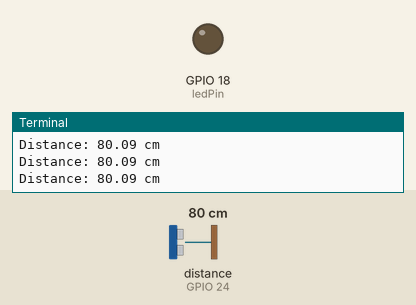
This program was run on a simulated Raspberry Pi (BCM pin numbers). On the bench: output pins drawn as LEDs (lit = HIGH), the last lines printed to the terminal. The test bench sets the inputs (shaded band); at power-on: distance to the obstacle (sensor on GPIO 24) 80 cm. The echo pulse lasts 58.3 µs per cm; the clock reads 2024-03-15 10:24:30 at power-on unless the program sets it; pins used as bus, display or sensor lines are not drawn.

Above: at 1.2 s.
1.3 s: distance to the obstacle (sensor on GPIO 24) set to 11 cm
2.8 s: distance to the obstacle (sensor on GPIO 24) set to 8 cm
At 3.4 s:
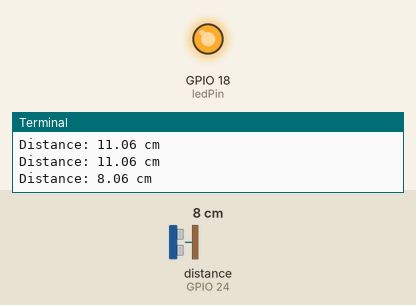
4.5 s: distance to the obstacle (sensor on GPIO 24) set to 18 cm
At 5.7 s:
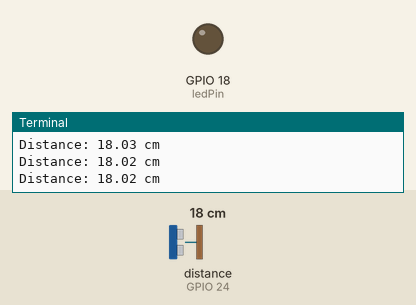
6.0 s: distance to the obstacle (sensor on GPIO 24) set to 2 cm
At 7.2 s:
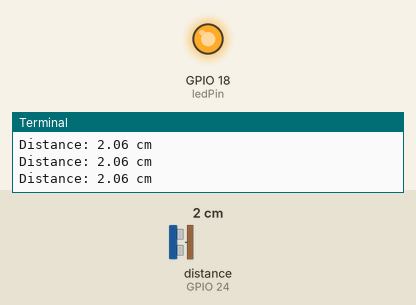
Timing chart, 0 to 8.5 s (numbered marks = the images above; inputs shaded):
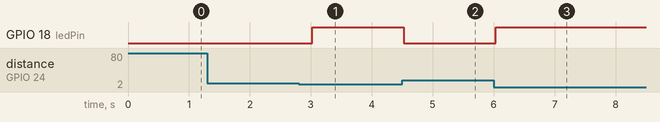

The program:

ultraSonicLedIntergration.py
```python
import RPi.GPIO as GPIO
import time

trigerPin =23
echoPin=24
ledPin = 18

GPIO.setmode(GPIO.BCM)
GPIO.setup(trigerPin, GPIO.OUT)
GPIO.setup(echoPin, GPIO.IN)
GPIO.setup(ledPin, GPIO.OUT)

GPIO.output(trigerPin, GPIO.LOW)

try:
	while True:
		GPIO.output(trigerPin, GPIO.HIGH)
		time.sleep(0.00001)
		GPIO.output(trigerPin, GPIO.LOW)
		while not GPIO.input(echoPin):
			pulse_start = time.time()
		while GPIO.input(echoPin):
			pulse_end = time.time()
		pulse_duration = pulse_end - pulse_start
		#distance unit is cm
		distance = pulse_duration * 17150
		print("Distance: %.2f cm" % distance)
		if distance < 10:
			GPIO.output(ledPin, GPIO.HIGH)
		else:
			GPIO.output(ledPin, GPIO.LOW)
		time.sleep(0.5)
except KeyboardInterrupt:
	GPIO.cleanup()
	print()
	print("exit...")
```

Measured:
- the behaviour switches between 10 and 9 cm on distance to the obstacle (sensor on GPIO 24) (found by bisection; images 0 and 1)
- after the input at 2.8 s, GPIO 18 (ledPin): LOW → HIGH after 0.22 s
- after the input at 4.5 s, GPIO 18 (ledPin): HIGH → LOW at once
- after the input at 6.0 s, GPIO 18 (ledPin): LOW → HIGH at once
